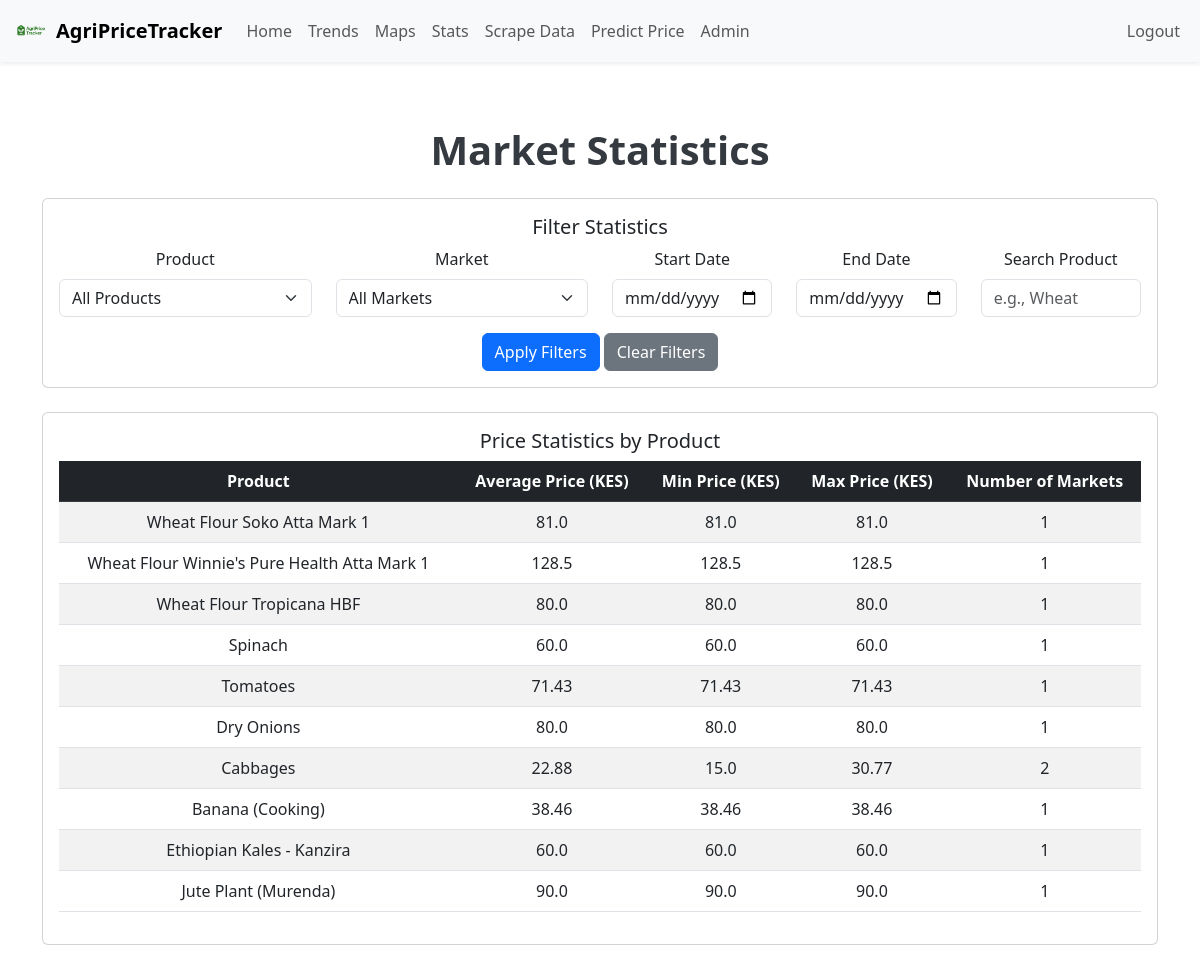
/stats (signed in), run on an earlier commit of the app's database.
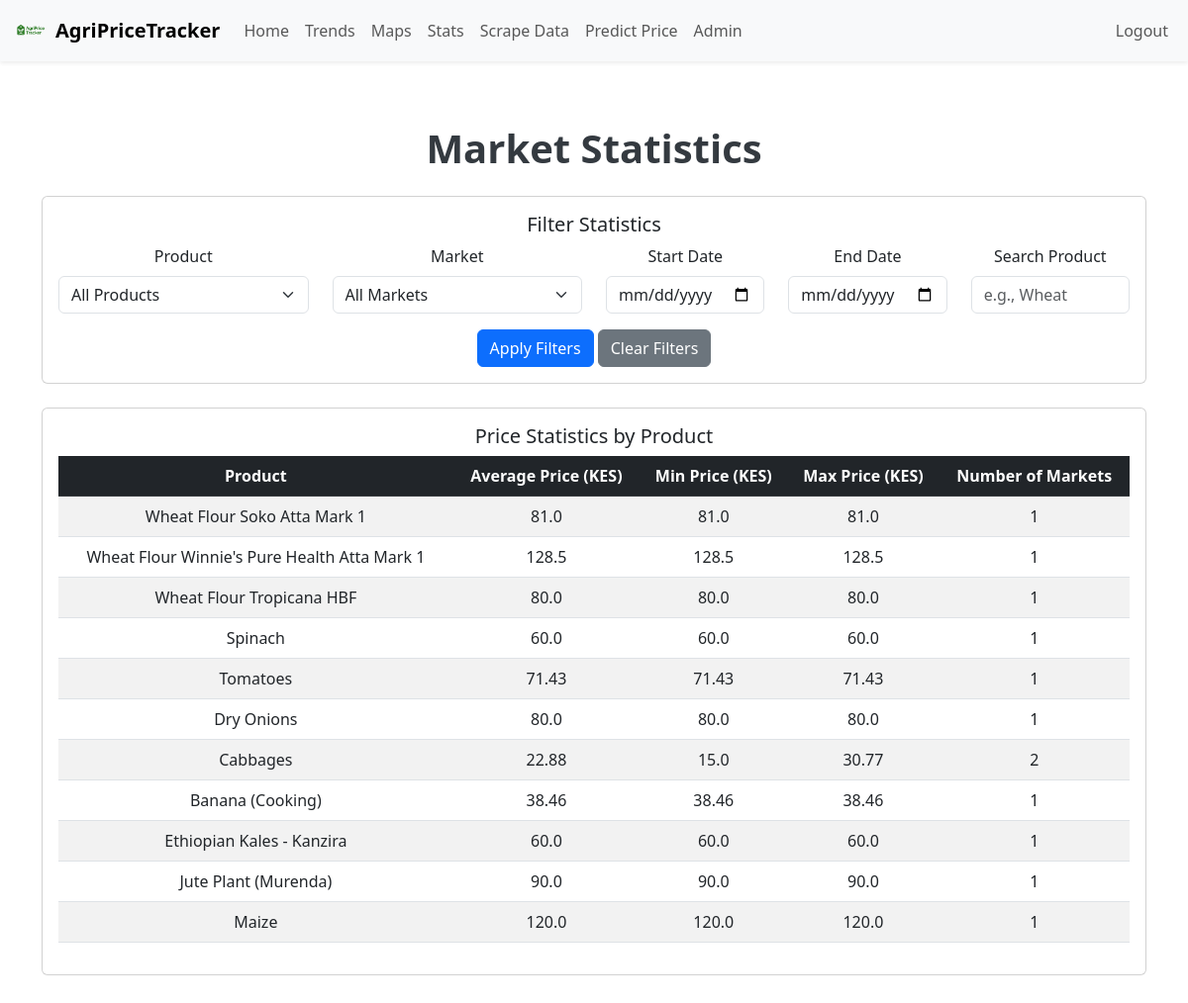
And on a later commit of the database.
### app/models/product.py (models this page shows, shortened)
class Product(db.Model):
    id = db.Column(db.Integer, primary_key=True)
    name = db.Column(db.String(100), nullable=False)

### app/models/price.py (models this page shows, shortened)
class Price(db.Model):
    id = db.Column(db.Integer, primary_key=True)
    product_id = db.Column(db.Integer, db.ForeignKey('product.id'), nullable=False)
    market_id = db.Column(db.Integer, db.ForeignKey('market.id'), nullable=False)
    price = db.Column(db.Float, nullable=False)
    timestamp = db.Column(db.DateTime, default=db.func.current_timestamp())
    product = db.relationship('Product', backref='prices')
    market = db.relationship('Market', backref='prices')
    __table_args__ = (
        CheckConstraint('price >= 0', name='non_negative_price'),
    )

### app/routes/analysis.py (the view)
@analysis_bp.route('/stats')
@login_required
def stats():
    product_filter = request.form.get('product') if request.method == 'POST' else request.args.get('product')
    market_filter = request.form.get('market') if request.method == 'POST' else request.args.get('market')
    start_date = request.form.get('start_date') if request.method == 'POST' else request.args.get('start_date')
    end_date = request.form.get('end_date') if request.method == 'POST' else request.args.get('end_date')
    search_query = request.form.get('search') if request.method == 'POST' else request.args.get('search')
    products_query = Product.query
    if product_filter and product_filter != "all":
        products_query = products_query.filter(Product.name == product_filter)
    if search_query:
        products_query = products_query.filter(Product.name.ilike(f"%{search_query}%"))
    products = products_query.all()
    stats = []
    for product in products:
        price_query = Price.query.filter_by(product_id=product.id)
        if market_filter and market_filter != "all":
            price_query = price_query.join(Market).filter(Market.name == market_filter)
        if start_date:
            try:
                start_date = datetime.strptime(start_date, '%Y-%m-%d')
                price_query = price_query.filter(Price.timestamp >= start_date)
            except ValueError:
                print(f"Invalid start date: {start_date}")
        if end_date:
            try:
                end_date = datetime.strptime(end_date, '%Y-%m-%d')
                price_query = price_query.filter(Price.timestamp <= end_date)
            except ValueError:
                print(f"Invalid end date: {end_date}")
        prices = [price.price for price in price_query.all()]
        if prices:
            stats.append({
                'product': product.name,
                'avg_price': sum(prices) / len(prices),
                'min_price': min(prices),
                'max_price': max(prices),
                'num_markets': len(set(price.market_id for price in price_query.all()))
            })
    all_products = Product.query.all()
    markets = Market.query.all()
    return render_template(
        'analysis/stats.html',
        stats=stats,
        products=all_products,
        markets=markets,
        product_filter=product_filter,
        market_filter=market_filter,
        start_date=start_date,
        end_date=end_date,
        search_query=search_query
    )

### app/templates/analysis/stats.html (shortened to what this page needs)
{% extends "base.html" %}
{% block content %}
    <h1 class="mb-4">Market Statistics</h1>
    <div class="card mb-4">
        <div class="card-body">
            <h5 class="card-title">Filter Statistics</h5>
            <form method="GET" action="{{ url_for('analysis.stats') }}">
                <div class="row">
                    <div class="col-md-3 mb-3">
                        <label for="product" class="form-label">Product</label>
                        <select name="product" id="product" class="form-select">
                            <option value="all" {% if not product_filter or product_filter == "all" %}selected{% endif %}>All Products</option>
                        </select>
                    </div>
                    <div class="col-md-3 mb-3">
                        <label for="market" class="form-label">Market</label>
                        <select name="market" id="market" class="form-select">
                            <option value="all" {% if not market_filter or market_filter == "all" %}selected{% endif %}>All Markets</option>
                        </select>
                    </div>
                    <div class="col-md-2 mb-3">
                        <label for="start_date" class="form-label">Start Date</label>
                        <input type="date" name="start_date" id="start_date" class="form-control" value="{{ start_date or '' }}">
                    </div>
                    <div class="col-md-2 mb-3">
                        <label for="end_date" class="form-label">End Date</label>
                        <input type="date" name="end_date" id="end_date" class="form-control" value="{{ end_date or '' }}">
                    </div>
                    <div class="col-md-2 mb-3">
                        <label for="search" class="form-label">Search Product</label>
                        <input type="text" name="search" id="search" class="form-control" placeholder="e.g., Wheat" value="{{ search_query or '' }}">
                    </div>
                </div>
                <button type="submit" class="btn btn-primary">Apply Filters</button>
                <a href="{{ url_for('analysis.stats') }}" class="btn btn-secondary">Clear Filters</a>
            </form>
        </div>
    </div>
    {% if stats %}
        <div class="card">
            <div class="card-body">
                <h5 class="card-title">Price Statistics by Product</h5>
                <table class="table table-striped table-hover">
                    <thead class="table-dark">
                        <tr>
                            <th>Product</th>
                            <th>Average Price (KES)</th>
                            <th>Min Price (KES)</th>
                            <th>Max Price (KES)</th>
                            <th>Number of Markets</th>
                        </tr>
                    </thead>
                    <tbody>
                        {% for stat in stats %}
                        <tr>
                            <td>{{ stat.product }}</td>
                            <td>{{ stat.avg_price | default(0) | round(2) }}</td>
                            <td>{{ stat.min_price | default(0) | round(2) }}</td>
                            <td>{{ stat.max_price | default(0) | round(2) }}</td>
                            <td>{{ stat.num_markets | default(0) }}</td>
                        </tr>
                        {% endfor %}
                    </tbody>
                </table>
            </div>
        </div>
    {% else %}
        <div class="alert alert-info">
            <p>No statistics available. Please add data to the database.</p>
        </div>
    {% endif %}
{% endblock %}

What changed in the data, as far as the page shows it:
added Product: product "Maize"
added Price: min_price "120.0", max_price "120.0"
Also different on the page:
new list line: "120.0 1"
